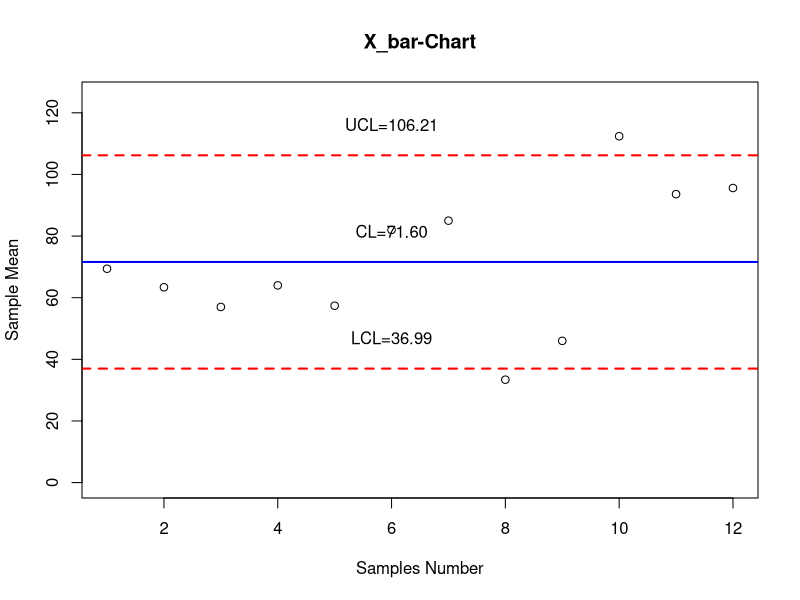
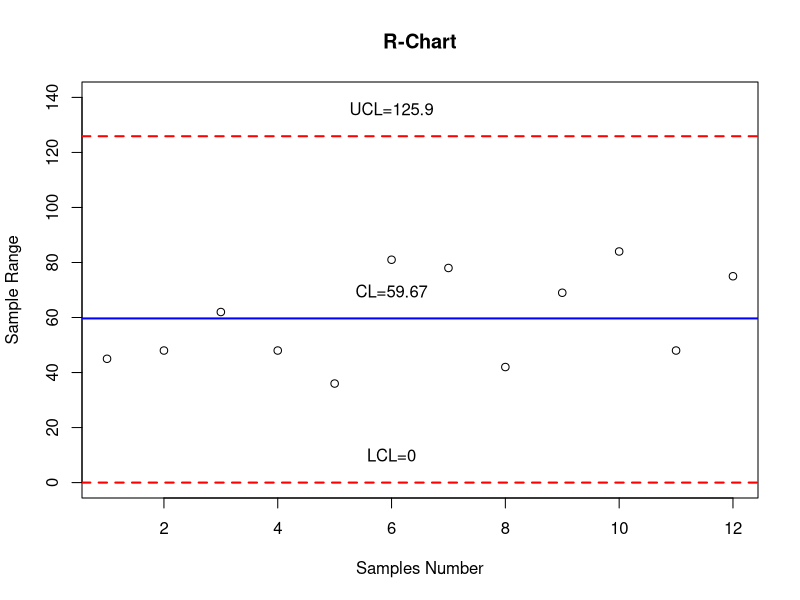

These figures' R source, in order:
#page no. 1.20
rm(list=ls(all=T))  
n=5                 
k=12                
s<-c(42,65,75,78,87,42,45,68,72,90,19,24,80,81,81,36,54,69,77,84,42,51,57,59,78,51,74,75,78,132,60,60,72,95,138,18,20,27,42,60,15,30,39,62,84,69,109,113,118,153,64,90,93,109,112,61,78,94,109,136)
data<-matrix(s,byrow = T,nrow=12)
total<-c(sum(data[1,]),sum(data[2,]),sum(data[3,]),sum(data[4,]),sum(data[5,]),sum(data[6,]),sum(data[7,]),sum(data[8,]),sum(data[9,]),sum(data[10,]),sum(data[11,]),sum(data[12,]))
x_bar<-total/5
r<-c(max(data[1,])-min(data[1,]),max(data[2,])-min(data[2,]),max(data[3,])-min(data[3,]),max(data[4,])-min(data[4,]),max(data[5,])-min(data[5,]),max(data[6,])-min(data[6,]),max(data[7,])-min(data[7,]),max(data[8,])-min(data[8,]),max(data[9,])-min(data[9,]),max(data[10,])-min(data[10,]),max(data[11,])-min(data[11,]),max(data[12,])-min(data[12,]))
data.frame(data,total,x_bar,r)

x_double_bar<-sum(x_bar)/k               
x_double_bar
r_bar<-sum(r)/k
r_bar
A_2<-0.58         
D_3<-0             
D_4<-2.11

UCL_x<-x_double_bar+A_2*r_bar
UCL_x
LCL_x<-x_double_bar-A_2*r_bar
LCL_x
CL_x<-x_double_bar
CL_x

UCL_r<-D_4*r_bar
UCL_r
LCL_r<-D_3*r_bar
LCL_r     
CL_r<-r_bar
CL_r

plot(1:12,x_bar,main ="X_bar-Chart",xlab="Samples Number",ylab="Sample Mean",ylim=c(0,125))
abline(h=c(CL_x,LCL_x,UCL_x),col=c("blue","red","red"),lty=c(1,2,2),lwd=c(2,2,2))
text(c(6,6,6),c(CL_x+10,LCL_x+10,UCL_x+10),labels=c("CL=71.60","LCL=36.99","UCL=106.21"))

plot(1:12,r,main ="R-Chart",xlab="Samples Number",ylab="Sample Range",ylim=c(0,140))
abline(h=c(CL_r,LCL_r,UCL_r),col=c("blue","red","red"),lty=c(1,2,2),lwd=c(2,2,2))
text(c(6,6,6),c(CL_r+10,LCL_r+10,UCL_r+10),labels=c("CL=59.67","LCL=0","UCL=125.9"))
